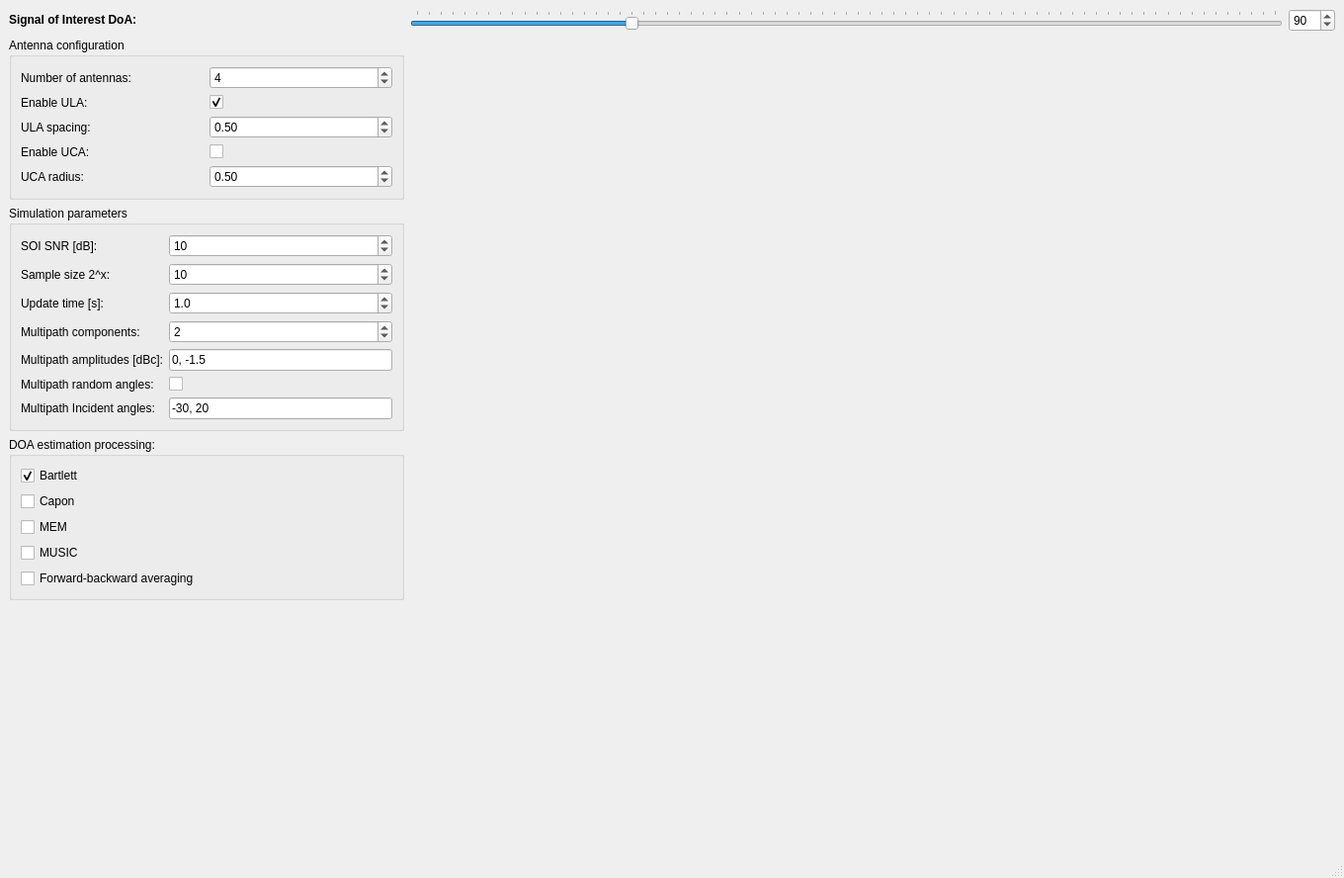
<?xml version="1.0" encoding="UTF-8"?>
<ui version="4.0">
 <class>MainWindow</class>
 <widget class="QMainWindow" name="MainWindow">
  <property name="geometry">
   <rect>
    <x>0</x>
    <y>0</y>
    <width>1360</width>
    <height>888</height>
   </rect>
  </property>
  <property name="windowTitle">
   <string>MainWindow</string>
  </property>
  <widget class="QWidget" name="centralwidget">
   <layout class="QHBoxLayout" name="horizontalLayout">
    <item>
     <layout class="QGridLayout" name="gridLayout_main">
      <item row="1" column="0">
       <layout class="QVBoxLayout" name="verticalLayout">
        <item>
         <widget class="QGroupBox" name="groupBox_2">
          <property name="maximumSize">
           <size>
            <width>400</width>
            <height>16777215</height>
           </size>
          </property>
          <property name="title">
           <string>Antenna configuration</string>
          </property>
          <layout class="QGridLayout" name="gridLayout_4">
           <item row="0" column="0">
            <layout class="QGridLayout" name="gridLayout_3">
             <item row="3" column="0">
              <widget class="QLabel" name="label_5">
               <property name="toolTip">
                <string>&lt;html&gt;&lt;head/&gt;&lt;body&gt;&lt;p&gt;Uniform Circular Array antenna arangement&lt;/p&gt;&lt;/body&gt;&lt;/html&gt;</string>
               </property>
               <property name="text">
                <string>Enable UCA:</string>
               </property>
              </widget>
             </item>
             <item row="2" column="1">
              <widget class="QDoubleSpinBox" name="doubleSpinBox_ULA_d">
               <property name="maximum">
                <double>10.000000000000000</double>
               </property>
               <property name="singleStep">
                <double>0.100000000000000</double>
               </property>
               <property name="value">
                <double>0.500000000000000</double>
               </property>
              </widget>
             </item>
             <item row="1" column="1">
              <widget class="QCheckBox" name="checkBox_en_ULA">
               <property name="text">
                <string/>
               </property>
               <property name="checked">
                <bool>true</bool>
               </property>
              </widget>
             </item>
             <item row="1" column="0">
              <widget class="QLabel" name="label">
               <property name="toolTip">
                <string>&lt;html&gt;&lt;head/&gt;&lt;body&gt;&lt;p&gt;Uniform Linar Array antenna arangement&lt;/p&gt;&lt;/body&gt;&lt;/html&gt;</string>
               </property>
               <property name="text">
                <string>Enable ULA:</string>
               </property>
              </widget>
             </item>
             <item row="2" column="0">
              <widget class="QLabel" name="label_2">
               <property name="text">
                <string>ULA spacing:</string>
               </property>
              </widget>
             </item>
             <item row="4" column="0">
              <widget class="QLabel" name="label_4">
               <property name="text">
                <string>UCA radius:</string>
               </property>
              </widget>
             </item>
             <item row="3" column="1">
              <widget class="QCheckBox" name="checkBox_en_UCA">
               <property name="text">
                <string/>
               </property>
              </widget>
             </item>
             <item row="4" column="1">
              <widget class="QDoubleSpinBox" name="doubleSpinBox_UCA_r">
               <property name="maximum">
                <double>10.000000000000000</double>
               </property>
               <property name="singleStep">
                <double>0.100000000000000</double>
               </property>
               <property name="value">
                <double>0.500000000000000</double>
               </property>
              </widget>
             </item>
             <item row="0" column="0">
              <widget class="QLabel" name="label_12">
               <property name="text">
                <string>Number of antennas:</string>
               </property>
              </widget>
             </item>
             <item row="0" column="1">
              <widget class="QSpinBox" name="spinBox_noa">
               <property name="maximum">
                <number>200</number>
               </property>
               <property name="value">
                <number>4</number>
               </property>
              </widget>
             </item>
            </layout>
           </item>
          </layout>
         </widget>
        </item>
        <item>
         <widget class="QGroupBox" name="groupBox">
          <property name="maximumSize">
           <size>
            <width>400</width>
            <height>16777215</height>
           </size>
          </property>
          <property name="title">
           <string>Simulation parameters</string>
          </property>
          <layout class="QGridLayout" name="gridLayout_6">
           <item row="0" column="0">
            <layout class="QGridLayout" name="gridLayout_5">
             <item row="4" column="0">
              <widget class="QLabel" name="label_13">
               <property name="text">
                <string>Multipath amplitudes [dBc]:</string>
               </property>
              </widget>
             </item>
             <item row="0" column="0">
              <widget class="QLabel" name="label_snr">
               <property name="toolTip">
                <string>&lt;html&gt;&lt;head/&gt;&lt;body&gt;&lt;p&gt;Signal to Noise Ratio of the Signal of Interest&lt;/p&gt;&lt;/body&gt;&lt;/html&gt;</string>
               </property>
               <property name="text">
                <string>SOI SNR [dB]:</string>
               </property>
              </widget>
             </item>
             <item row="3" column="1">
              <widget class="QSpinBox" name="spinBox_multipath_components">
               <property name="maximum">
                <number>100</number>
               </property>
               <property name="value">
                <number>2</number>
               </property>
              </widget>
             </item>
             <item row="1" column="1">
              <widget class="QSpinBox" name="spinBox_sample_size">
               <property name="minimum">
                <number>3</number>
               </property>
               <property name="maximum">
                <number>25</number>
               </property>
               <property name="value">
                <number>10</number>
               </property>
              </widget>
             </item>
             <item row="0" column="1">
              <widget class="QSpinBox" name="spinBox_snr_dB">
               <property name="minimum">
                <number>-100</number>
               </property>
               <property name="maximum">
                <number>100</number>
               </property>
               <property name="value">
                <number>10</number>
               </property>
              </widget>
             </item>
             <item row="6" column="0">
              <widget class="QLabel" name="label_14">
               <property name="text">
                <string>Multipath Incident angles:</string>
               </property>
              </widget>
             </item>
             <item row="5" column="1">
              <widget class="QCheckBox" name="checkBox_multipath_random_angles">
               <property name="text">
                <string/>
               </property>
              </widget>
             </item>
             <item row="1" column="0">
              <widget class="QLabel" name="label_11">
               <property name="text">
                <string>Sample size 2^x:</string>
               </property>
              </widget>
             </item>
             <item row="5" column="0">
              <widget class="QLabel" name="label_16">
               <property name="text">
                <string>Multipath random angles:</string>
               </property>
              </widget>
             </item>
             <item row="3" column="0">
              <widget class="QLabel" name="label_15">
               <property name="text">
                <string>Multipath components:</string>
               </property>
              </widget>
             </item>
             <item row="2" column="0">
              <widget class="QLabel" name="label_3">
               <property name="text">
                <string>Update time [s]:</string>
               </property>
              </widget>
             </item>
             <item row="2" column="1">
              <widget class="QDoubleSpinBox" name="doubleSpinBox_simulation_update_time">
               <property name="decimals">
                <number>1</number>
               </property>
               <property name="minimum">
                <double>0.100000000000000</double>
               </property>
               <property name="maximum">
                <double>10.000000000000000</double>
               </property>
               <property name="value">
                <double>1.000000000000000</double>
               </property>
              </widget>
             </item>
             <item row="4" column="1">
              <widget class="QLineEdit" name="lineEdit_multipath_amplitudes">
               <property name="toolTip">
                <string>&lt;html&gt;&lt;head/&gt;&lt;body&gt;&lt;p&gt;Comma separated float values. E.g:&amp;quot;1.0, -25.4, -31.0&amp;quot;&lt;br/&gt;The number of float values specified here should equal to the number of multipath components&lt;/p&gt;&lt;/body&gt;&lt;/html&gt;</string>
               </property>
               <property name="text">
                <string>0, -1.5</string>
               </property>
               <property name="maxLength">
                <number>150</number>
               </property>
              </widget>
             </item>
             <item row="6" column="1">
              <widget class="QLineEdit" name="lineEdit_multipath_angles">
               <property name="text">
                <string>-30, 20</string>
               </property>
              </widget>
             </item>
            </layout>
           </item>
          </layout>
         </widget>
        </item>
        <item>
         <widget class="QGroupBox" name="groupBox_3">
          <property name="maximumSize">
           <size>
            <width>400</width>
            <height>16777215</height>
           </size>
          </property>
          <property name="title">
           <string>DOA estimation processing:</string>
          </property>
          <layout class="QGridLayout" name="gridLayout_8">
           <item row="2" column="0">
            <widget class="QCheckBox" name="checkBox_en_MEM">
             <property name="text">
              <string>MEM</string>
             </property>
            </widget>
           </item>
           <item row="4" column="0">
            <widget class="QCheckBox" name="checkBox_en_FBavg">
             <property name="text">
              <string>Forward-backward averaging</string>
             </property>
            </widget>
           </item>
           <item row="0" column="0">
            <widget class="QCheckBox" name="checkBox_en_Bartlett">
             <property name="enabled">
              <bool>true</bool>
             </property>
             <property name="text">
              <string>Bartlett</string>
             </property>
             <property name="checked">
              <bool>true</bool>
             </property>
            </widget>
           </item>
           <item row="3" column="0">
            <widget class="QCheckBox" name="checkBox_en_MUSIC">
             <property name="text">
              <string>MUSIC</string>
             </property>
            </widget>
           </item>
           <item row="1" column="0">
            <widget class="QCheckBox" name="checkBox_en_Capon">
             <property name="text">
              <string>Capon</string>
             </property>
            </widget>
           </item>
          </layout>
         </widget>
        </item>
        <item>
         <spacer name="verticalSpacer">
          <property name="orientation">
           <enum>Qt::Vertical</enum>
          </property>
          <property name="sizeHint" stdset="0">
           <size>
            <width>20</width>
            <height>40</height>
           </size>
          </property>
         </spacer>
        </item>
       </layout>
      </item>
      <item row="0" column="0">
       <widget class="QLabel" name="label_17">
        <property name="text">
         <string>&lt;html&gt;&lt;head/&gt;&lt;body&gt;&lt;p&gt;&lt;span style=&quot; font-weight:600;&quot;&gt;Signal of Interest DoA:&lt;/span&gt;&lt;/p&gt;&lt;/body&gt;&lt;/html&gt;</string>
        </property>
       </widget>
      </item>
      <item row="0" column="1">
       <layout class="QHBoxLayout" name="horizontalLayout_2">
        <item>
         <widget class="QSlider" name="horizontalSlider_source_DOA">
          <property name="maximum">
           <number>360</number>
          </property>
          <property name="value">
           <number>90</number>
          </property>
          <property name="orientation">
           <enum>Qt::Horizontal</enum>
          </property>
          <property name="tickPosition">
           <enum>QSlider::TicksAbove</enum>
          </property>
          <property name="tickInterval">
           <number>5</number>
          </property>
         </widget>
        </item>
        <item>
         <widget class="QSpinBox" name="spinBox_DOA_value">
          <property name="maximum">
           <number>360</number>
          </property>
          <property name="value">
           <number>90</number>
          </property>
         </widget>
        </item>
       </layout>
      </item>
     </layout>
    </item>
   </layout>
  </widget>
  <widget class="QMenuBar" name="menubar">
   <property name="geometry">
    <rect>
     <x>0</x>
     <y>0</y>
     <width>1360</width>
     <height>22</height>
    </rect>
   </property>
  </widget>
  <widget class="QStatusBar" name="statusbar"/>
 </widget>
 <resources/>
 <connections>
  <connection>
   <sender>horizontalSlider_source_DOA</sender>
   <signal>sliderMoved(int)</signal>
   <receiver>spinBox_DOA_value</receiver>
   <slot>setValue(int)</slot>
   <hints>
    <hint type="sourcelabel">
     <x>672</x>
     <y>60</y>
    </hint>
    <hint type="destinationlabel">
     <x>742</x>
     <y>53</y>
    </hint>
   </hints>
  </connection>
 </connections>
</ui>
